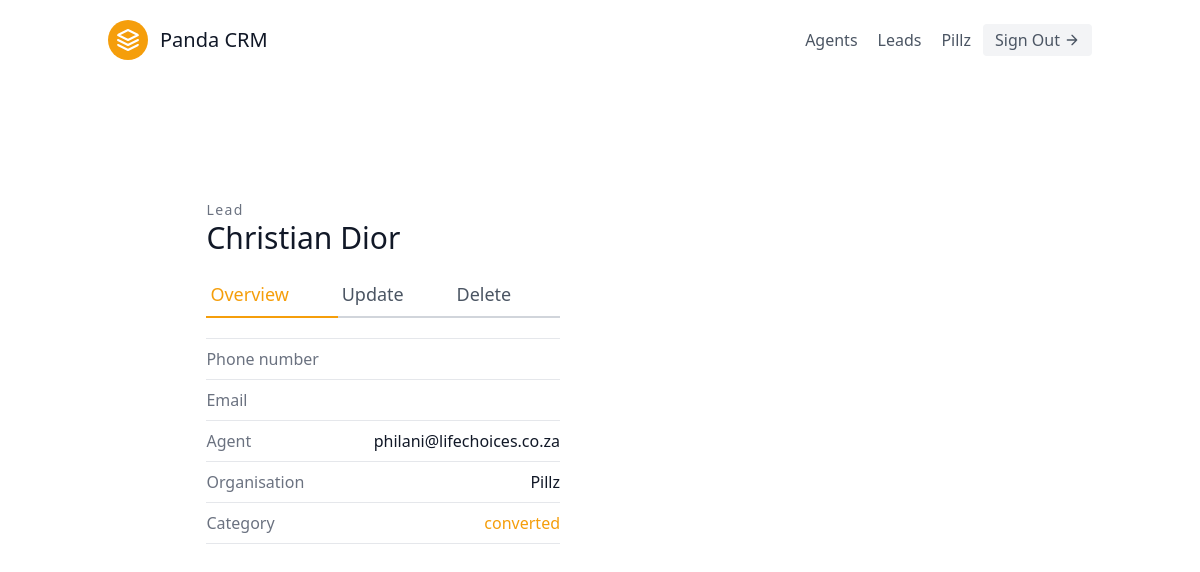
Page /leads/lead/1/ (signed in) on the committed database.
### leads/models.py (models this page shows)
class User(AbstractUser):
    is_organisor = models.BooleanField(default=True)
    is_agent = models.BooleanField(default=False)

class Lead(models.Model):
    first_name = models.CharField(max_length=45)
    last_name = models.CharField(max_length=45)
    age = models.CharField(max_length=45)
    description = models.TextField()
    date_added = models.DateTimeField(auto_now_add=True)
    phone_number = models.CharField(max_length=20)
    email = models.EmailField()
    agent = models.ForeignKey(
        Agent, null=True, blank=True, on_delete=models.SET_NULL)
    organization = models.ForeignKey(UserProfile, on_delete=models.CASCADE)
    category = models.ForeignKey(
        Category, related_name='leads', null=True, blank=True, on_delete=SET_NULL)
    def __str__(self):
        return f'{self.first_name} {self.last_name}'

class Agent(models.Model):
    user = models.OneToOneField(User, on_delete=models.CASCADE)
    organization = models.ForeignKey(UserProfile, on_delete=models.CASCADE)
    def __str__(self):
        return f' {self.user.email} '

class UserProfile(models.Model):
    user = models.OneToOneField(User, on_delete=models.CASCADE)
    def __str__(self):
        return self.user.username

class Category(models.Model):
    name = models.CharField(max_length=30)
    organization = models.ForeignKey(
        UserProfile, on_delete=models.CASCADE)
    def __str__(self):
        return self.name

### leads/views.py (the view)
# urls.py: path('lead/<int:pk>/', views.LeadDetailView.as_view(), name='lead-detail'),
class LeadDetailView(LoginRequiredMixin, DetailView):
    template_name = 'lead-detail.html'
    context_object_name = 'lead'
    def get_queryset(self):
        user = self.request.user
        if user.is_organisor:
            queryset = Lead.objects.filter(organization=user.userprofile)
        else:
            queryset = Lead.objects.filter(
                organization=user.agent.organization)
            queryset = queryset.filter(agent__user=user)
        return queryset

### templates/lead-detail.html (shortened to what this page needs)
{%extends 'base.html'%} {% block content %}
<section class="text-gray-600 body-font overflow-hidden">
  <div class="container px-5 py-24 mx-auto">
    <div class="lg:w-4/5 mx-auto flex flex-wrap">
      <div class="lg:w-1/2 w-full lg:pr-10 lg:py-6 mb-6 lg:mb-0">
        <h2 class="text-sm title-font text-gray-500 tracking-widest">Lead</h2>
        <h1 class="text-gray-900 text-3xl title-font font-medium mb-4">
          {{lead}}
        </h1>
        <div class="flex mb-4">
          <a
            href="{% url 'leads:lead-detail' pk=lead.pk %}"
            class="flex-grow text-yellow-500 border-b-2 border-yellow-500 py-2 text-lg px-1"
            >Overview</a
          >
          <a
            href="{% url 'leads:lead-update' pk=lead.pk %}"
            class="flex-grow border-b-2 border-gray-300 py-2 text-lg px-1 hover:text-yellow-600"
            >Update</a
          >
          <a
            href="{% url 'leads:lead-delete' pk=lead.pk %}"
            class="flex-grow border-b-2 border-gray-300 py-2 text-lg px-1 hover:text-yellow-600"
            >Delete</a
          >
        </div>
        <div class="flex border-t border-gray-200 py-2">
          <span class="text-gray-500">Phone number</span>
        </div>
        <div class="flex border-t border-gray-200 py-2">
          <span class="text-gray-500">Email</span>
        </div>
        <div class="flex border-t border-gray-200 py-2">
          <span class="text-gray-500">Agent</span>
          <span class="ml-auto text-gray-900">{{lead.agent}}</span>
        </div>
        <div class="flex border-t border-gray-200 py-2">
          <span class="text-gray-500">Organisation</span>
          <span class="ml-auto text-gray-900">{{ lead.organization}}</span>
        </div>
        <div class="flex border-t border-b mb-6 border-gray-200 py-2">
          <span class="text-gray-500">Category</span>
          <span class="ml-auto text-yellow-500 hover:text-blue-500">
            <a href="{% url 'leads:lead-category-update' lead.pk %}">{{lead.category}}</a>
          </span>
        </div>
      </div>
    </div>
  </div>
</section>
{% endblock content %}

### templates/navbar.html (shortened to what this page needs)
<header class="text-gray-600 body-font">
  <div
    class="container mx-auto flex flex-wrap p-5 flex-col md:flex-row items-center"
  >
    <a
      class="flex title-font font-medium items-center text-gray-900 mb-4 md:mb-0"
    >
      <svg
        xmlns="http://www.w3.org/2000/svg"
        fill="none"
        stroke="currentColor"
        stroke-linecap="round"
        stroke-linejoin="round"
        stroke-width="2"
        class="w-10 h-10 text-white p-2 bg-yellow-500 rounded-full"
        viewBox="0 0 24 24"
      >
        <path
          d="M12 2L2 7l10 5 10-5-10-5zM2 17l10 5 10-5M2 12l10 5 10-5"
        ></path>
      </svg>
      <span class="ml-3 text-xl">Panda CRM</span>
    </a>
    <nav
      class="md:ml-auto flex flex-wrap items-center text-base justify-center"
    >
      {% if not request.user.is_authenticated%}
      <a href="{% url 'signup' %}" class="mr-5 hover:text-gray-900">Sign up</a>
      {% else %}
      {% if request.user.is_organisor%}
      <a href="{% url 'agents:agent-list' %}" class="mr-5 hover:text-gray-900">
        Agents
      </a>
      {% endif %}
      <a href="{% url 'leads:homepage' %}" class="mr-5 hover:text-gray-900">
        Leads
      </a>
      {% endif %}
    </nav>
    {% if request.user.is_authenticated%} {{ request.user.username }}
    <a
      href="{% url 'logout' %}"
      class="ml-3 inline-flex items-center bg-gray-100 border-0 py-1 px-3 focus:outline-none hover:bg-gray-200 rounded text-base mt-4 md:mt-0"
    >
      Sign Out
      <svg
        fill="none"
        stroke="currentColor"
        stroke-linecap="round"
        stroke-linejoin="round"
        stroke-width="2"
        class="w-4 h-4 ml-1"
        viewBox="0 0 24 24"
      >
        <path d="M5 12h14M12 5l7 7-7 7"></path>
      </svg>
    </a>
    {% endif %}
  </div>
</header>

### rows in the picture
User: user.username "Pillz"
Lead: first_name+last_name "Christian Dior", agent "philani@lifechoices.co.za", organization "Pillz", category "converted"
